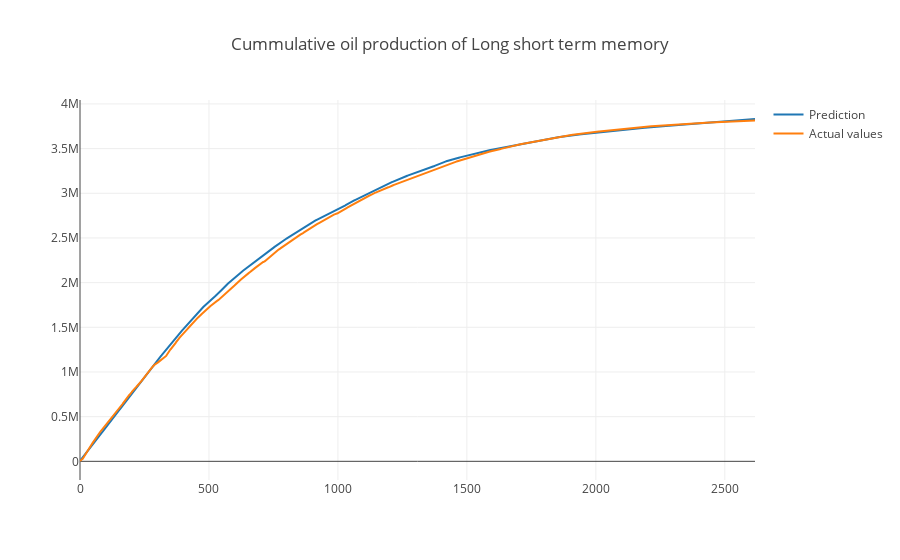

The notebook cell saved with this chart:
### Code cell
#trace1 = go.Scatter(x = np.arange(len(a)),
#                    y = a.reshape(-1,),
#                   name = "Prediction")
#trace2 = go.Scatter(x = np.arange(len(a)),
 #                   y = b.reshape(-1,),
  #                 name = "Actual values")
#data = [trace1, trace2]
#layout = go.Layout(title = "Cummulative oil production of Long short term memory")
#fig = go.Figure(data = data, layout = layout)
#py.iplot(fig)

### Figure 1 — Plotly figure (JSON) as saved in the notebook; plotly's stock layout.template omitted (floating-point values rounded to 4 significant figures; data arrays with more than 128 entries replaced by an {"elided": "..."} marker saying what was removed)
{"data": [{"name": "Prediction", "type": "scatter", "uid": "bd866c6b-e9ef-4dab-8227-78fefe9130ce", "x": {"elided": "2618 int values"}, "y": {"elided": "2618 float values"}}, {"name": "Actual values", "type": "scatter", "uid": "e9ed2a23-14f2-4d56-9798-9977e463f2ed", "x": {"elided": "2618 int values"}, "y": {"elided": "2618 float values"}}], "layout": {"title": {"text": "Cummulative oil production of Long short term memory"}}}
